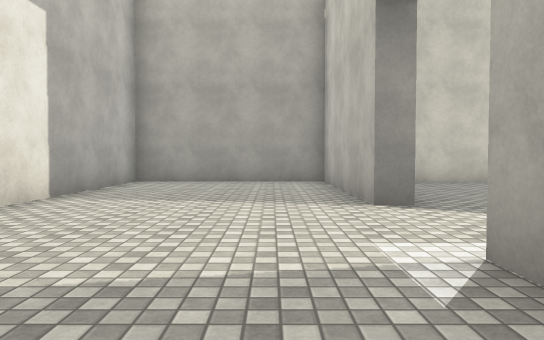
View 1 (above)

15 first-person views from a walk through a scene from a Unity 3-D project. The camera is 1.2 m above the floor, tilts 2° down and sees 70° across. The floor is counted in squares, 2 m on a side. Each view is taken from the middle of a square. On the plan, view 1 faces up. The plan holds only what a view shows up to about 11 squares ahead; the rest is blank. The place goes on beyond the plan. The player is left out. Surface patterns are stand-ins for the level's own textures.

View 2
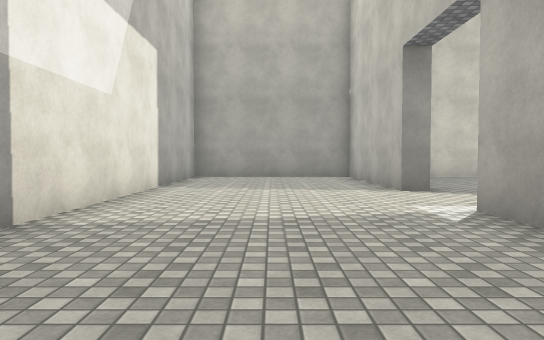

View 3
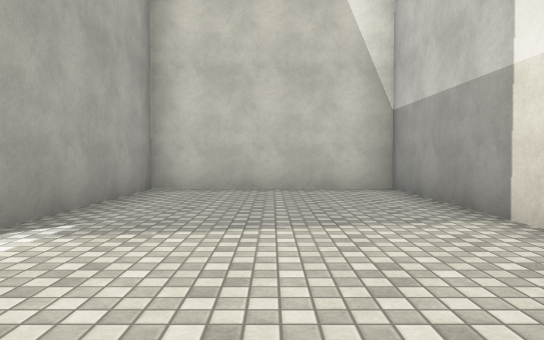

View 4
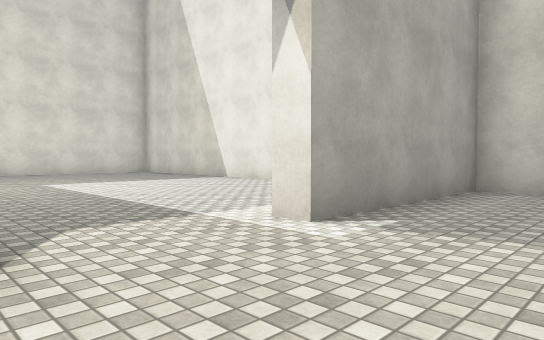

View 5
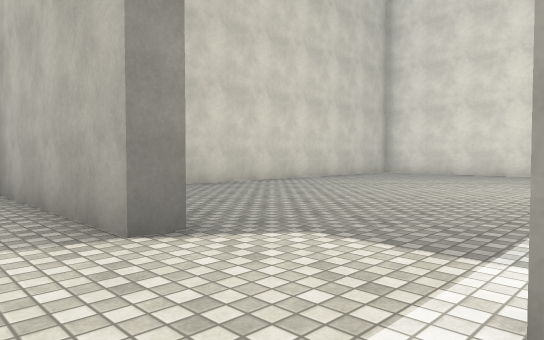

View 6
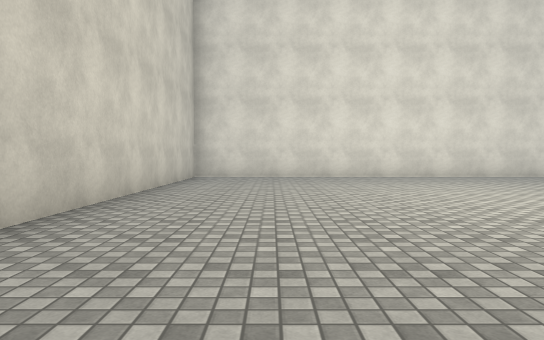

View 7
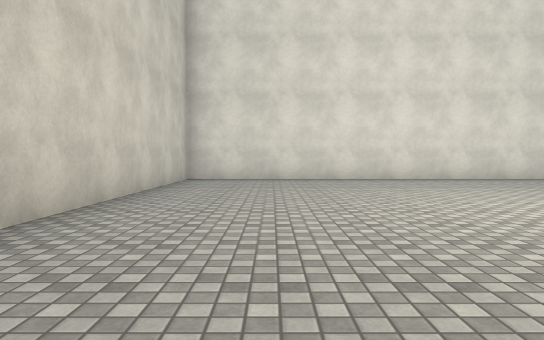

View 8
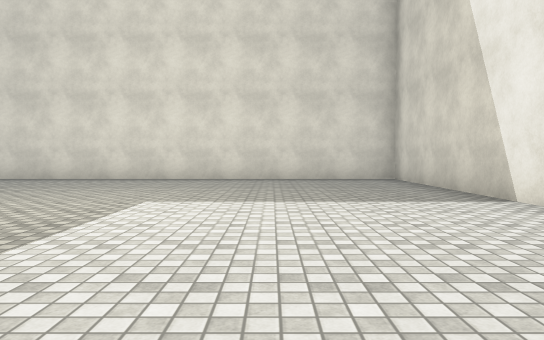

View 9
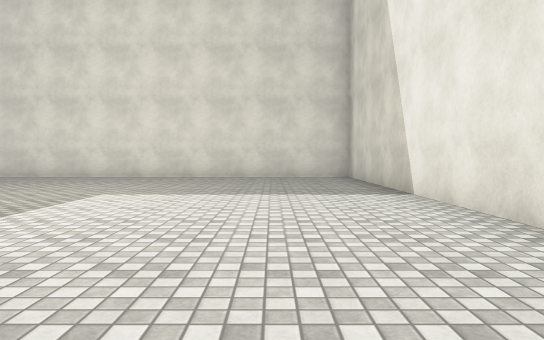

View 10
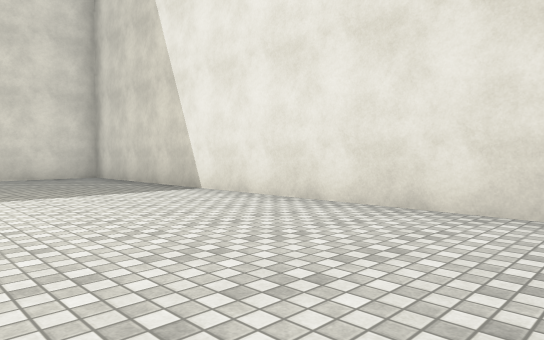

View 11
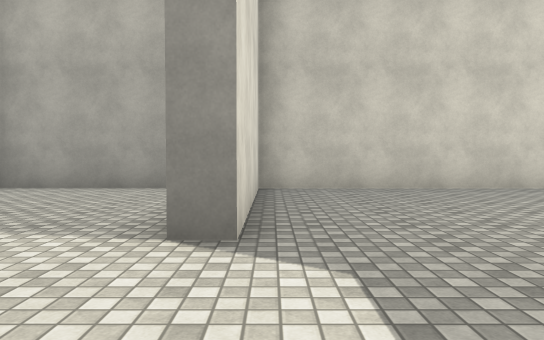

View 12
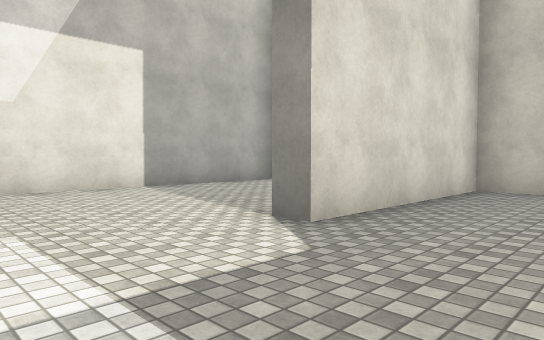

View 13
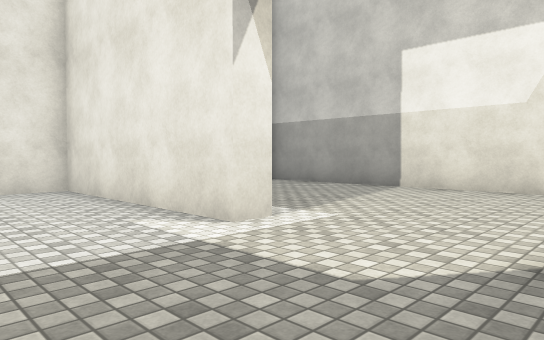

View 14
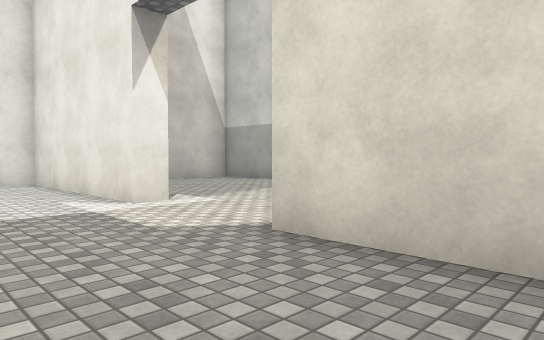

View 15
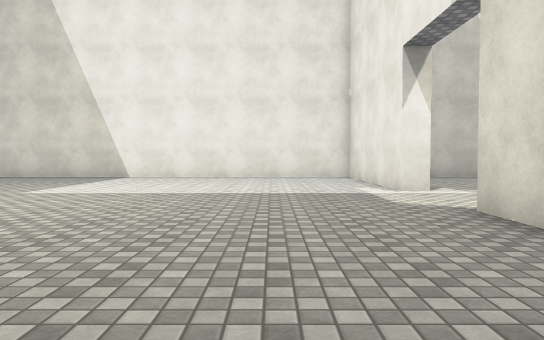

### Floor plan
Ten units are one square. View 1 is at (0, 0); x grows to the right and y downward. Boxes are objects, and circles mark ways between rooms. Rooms are numbered by the first view taken in them; rooms with no view inside come last. Other rooms are left out.
<svg viewBox="-37 -97 174 125">
<path fill="none" stroke="#000" d="M17 -47 13 -47 13 -92 -32 -92 -32 23 13 23 13 -23M13 -23 17 -23 17 23 132 23 132 -92 17 -92 17 -47"/>
<circle cx="10" cy="-35" r="3" fill="#2a7"/>
<text x="-10" y="-40">1</text>
<text x="70" y="-40">2</text>
</svg>
Room 1 opens to room 2.

Where each view was taken, in squares from view 1:
view 1: 0 up, 0 right, facing up
view 2: 2 down, 1 left, facing up
view 3: 5 up, 1 left, facing down
view 4: 5 up, 1 left, facing down-right
view 5: 2 up, 0 right, facing up-right
view 6: 7 up, 2 right, facing right
view 7: 7 up, 3 right, facing right
view 8: 1 up, 3 right, facing right
view 9: 0 up, 2 right, facing right
view 10: 2 up, 2 right, facing down-right
view 11: 2 up, 2 right, facing up
view 12: 2 up, 4 right, facing up-left
view 13: 5 up, 4 right, facing down-left
view 14: 7 up, 4 right, facing down-left
view 15: 9 up, 4 right, facing down
